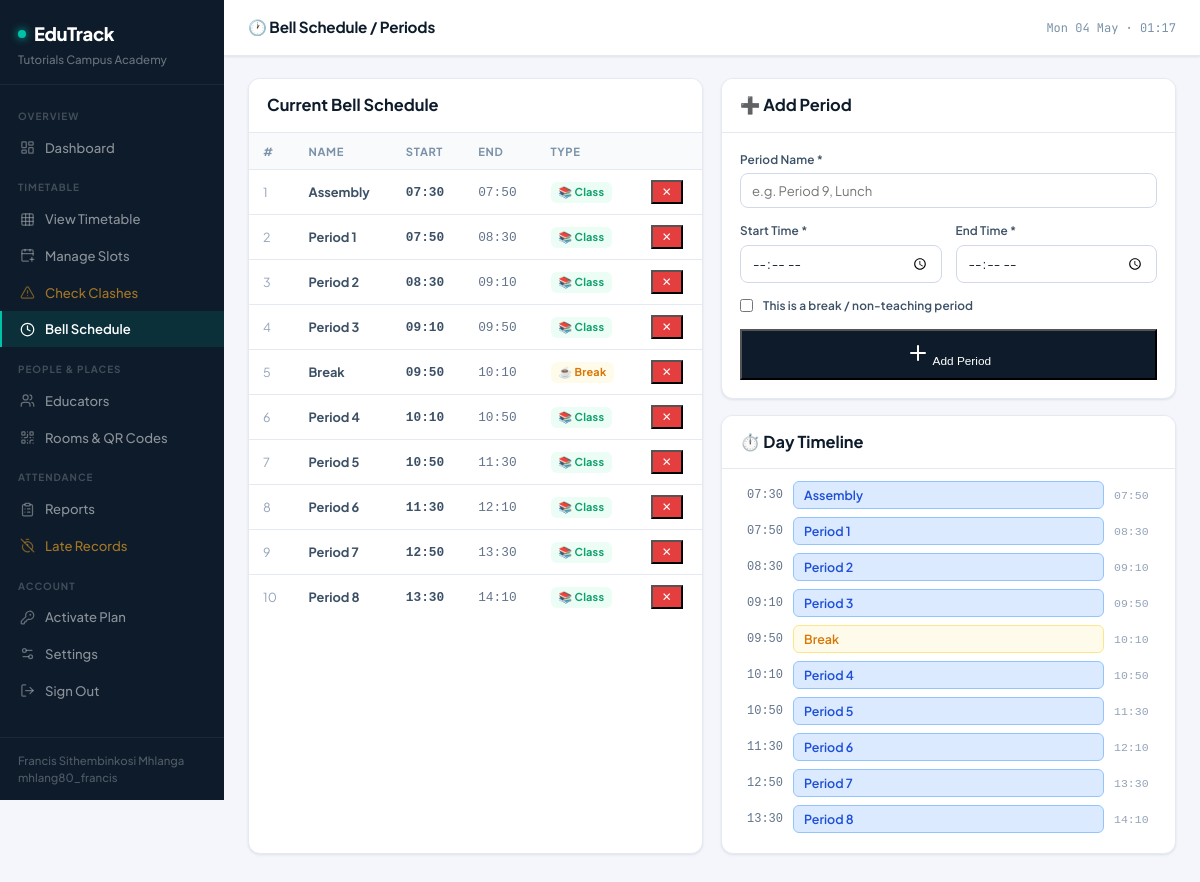
The app's page /periods (signed in) with its own data.
### tables this page shows
CREATE TABLE periods (
            id         INTEGER PRIMARY KEY AUTOINCREMENT,
            school_id  INTEGER NOT NULL REFERENCES schools(id),
            name       TEXT NOT NULL,
            start_time TEXT NOT NULL,
            end_time   TEXT NOT NULL,
            is_break   INTEGER DEFAULT 0
        );

### app.py (the view)
@app.route("/periods")
@school_required
def periods():
    sid = session["school_id"]
    with get_db() as db:
        all_p = db.execute("SELECT * FROM periods WHERE school_id=? ORDER BY start_time", (sid,)).fetchall()
    return render_template("periods.html", periods=all_p)

### app.py (called while the page is built)
@app.context_processor
def inject_globals():
    return {"now": datetime.now, "platform": PLATFORM_NAME}

def get_db():
    conn = sqlite3.connect(str(DB_PATH))
    conn.row_factory = sqlite3.Row
    conn.execute("PRAGMA journal_mode=WAL")
    conn.execute("PRAGMA foreign_keys=ON")
    return conn

def school_required(f):
    @wraps(f)
    def decorated(*args, **kwargs):
        if not session.get("school_logged_in"):
            return redirect(url_for("school_login"))
        return f(*args, **kwargs)
    return decorated

### templates/periods.html (shortened to what this page needs)
{% extends "base.html" %}
{% block page_title %}🕐 Bell Schedule / Periods{% endblock %}
{% block content %}
<div style="display:grid;grid-template-columns:1fr 1fr;gap:18px">
  <div class="card">
    <div class="card-header"><h3>Current Bell Schedule</h3></div>
    <div class="table-wrap">
      <table>
        <thead><tr><th>#</th><th>Name</th><th>Start</th><th>End</th><th>Type</th><th></th></tr></thead>
        <tbody>
        {% for p in periods %}
        <tr>
          <td style="color:#94a3b8;font-size:.78rem">{{ loop.index }}</td>
          <td><strong>{{ p.name }}</strong></td>
          <td style="font-weight:600;font-family:monospace">{{ p.start_time }}</td>
          <td style="font-family:monospace;color:#64748b">{{ p.end_time }}</td>
          <td>
            {% if p.is_break %}<span class="badge badge-warn">☕ Break</span>
            {% else %}<span class="badge badge-success">📚 Class</span>{% endif %}
          </td>
          <td>
            <form method="POST" action="{{ url_for('delete_period', pid=p.id) }}"
                  onsubmit="return confirm('Delete {{ p.name }}?')">
              <button type="submit" class="btn-sm btn-danger" style="padding:3px 9px">✕</button>
            </form>
          </td>
        </tr>
        {% endfor %}
        </tbody>
      </table>
    </div>
  </div>
  <div>
    <div class="card">
      <div class="card-header"><h3>➕ Add Period</h3></div>
      <div class="card-body">
        <form method="POST" action="{{ url_for('add_period') }}">
          <div class="form-group">
            <label>Period Name *</label>
            <input type="text" name="name" required placeholder="e.g. Period 9, Lunch">
          </div>
          <div class="form-grid-2">
            <div class="form-group">
              <label>Start Time *</label>
              <input type="time" name="start_time" required>
            </div>
            <div class="form-group">
              <label>End Time *</label>
              <input type="time" name="end_time" required>
            </div>
          </div>
          <div class="form-group">
            <label style="display:flex;align-items:center;gap:10px;cursor:pointer">
              <input type="checkbox" name="is_break" style="width:auto;margin:0">
              This is a break / non-teaching period
            </label>
          </div>
          <button type="submit" class="btn-sm btn-primary" style="width:100%;padding:10px">
            <i data-lucide="plus"></i> Add Period
          </button>
        </form>
      </div>
    </div>
    <div class="card">
      <div class="card-header"><h3>⏱️ Day Timeline</h3></div>
      <div class="card-body" style="padding:12px 16px">
        {% for p in periods %}
        <div style="display:flex;align-items:center;gap:10px;margin-bottom:8px">
          <div style="font-family:monospace;font-size:.75rem;color:#64748b;width:45px;
               text-align:right;flex-shrink:0">{{ p.start_time }}</div>
          <div style="flex:1;height:28px;border-radius:6px;display:flex;align-items:center;
               padding:0 10px;font-size:.78rem;font-weight:600;
               {% if p.is_break %}background:#fffbeb;color:#d97706;border:1px solid #fde68a
               {% else %}background:#dbeafe;color:#1d4ed8;border:1px solid #93c5fd{% endif %}">
            {{ p.name }}
          </div>
          <div style="font-family:monospace;font-size:.72rem;color:#94a3b8;width:45px;flex-shrink:0">
            {{ p.end_time }}
          </div>
        </div>
        {% endfor %}
      </div>
    </div>
  </div>
</div>
{% endblock %}

### templates/base.html (shortened to what this page needs)
<!DOCTYPE html>
<html lang="en">
<head>
</head>
<body>
<aside class="sidebar">
  <div class="sidebar-brand">
    <div class="brand-name">
      <span class="brand-dot"></span>
      EduTrack
    </div>
    <div class="brand-school">{{ session.school_name or 'Dashboard' }}</div>
  </div>
  <nav class="sidebar-nav">
    <div class="nav-group-label">Overview</div>
    <a href="{{ url_for('school_dashboard') }}"
       class="nav-item {% if request.endpoint=='school_dashboard' %}active{% endif %}">
      <i data-lucide="layout-dashboard"></i> Dashboard
    </a>
    <div class="nav-group-label">Timetable</div>
    <a href="{{ url_for('timetable_view') }}"
       class="nav-item {% if request.endpoint=='timetable_view' %}active{% endif %}">
      <i data-lucide="grid-3x3"></i> View Timetable
    </a>
    <a href="{{ url_for('timetable') }}"
       class="nav-item {% if request.endpoint=='timetable' %}active{% endif %}">
      <i data-lucide="calendar-plus"></i> Manage Slots
    </a>
    <a href="{{ url_for('check_clashes') }}"
       class="nav-item warn-item {% if request.endpoint=='check_clashes' %}active{% endif %}">
      <i data-lucide="alert-triangle"></i> Check Clashes
    </a>
    <a href="{{ url_for('periods') }}"
       class="nav-item {% if request.endpoint=='periods' %}active{% endif %}">
      <i data-lucide="clock"></i> Bell Schedule
    </a>
    <div class="nav-group-label">People & Places</div>
    <a href="{{ url_for('teachers') }}"
       class="nav-item {% if request.endpoint=='teachers' %}active{% endif %}">
      <i data-lucide="users"></i> Educators
    </a>
    <a href="{{ url_for('rooms') }}"
       class="nav-item {% if request.endpoint=='rooms' %}active{% endif %}">
      <i data-lucide="qr-code"></i> Rooms & QR Codes
    </a>
    <div class="nav-group-label">Attendance</div>
    <a href="{{ url_for('attendance') }}"
       class="nav-item {% if request.endpoint=='attendance' %}active{% endif %}">
      <i data-lucide="clipboard-list"></i> Reports
    </a>
    <a href="{{ url_for('attendance') }}?in_status=LATE"
       class="nav-item warn-item">
      <i data-lucide="timer-off"></i> Late Records
    </a>
    <div class="nav-group-label">Account</div>
    <a href="{{ url_for('activate') }}"
       class="nav-item {% if request.endpoint=='activate' %}active{% endif %}">
      <i data-lucide="key-round"></i> Activate Plan
    </a>
    <a href="{{ url_for('school_settings') }}"
       class="nav-item {% if request.endpoint=='school_settings' %}active{% endif %}">
      <i data-lucide="settings-2"></i> Settings
    </a>
    <a href="{{ url_for('school_logout') }}" class="nav-item">
      <i data-lucide="log-out"></i> Sign Out
    </a>
  </nav>
  <div class="sidebar-footer">
    {{ session.admin_name }}<br>{{ session.admin_username }}
  </div>
</aside>
<div class="main">
  <header class="topbar">
    <h1 class="topbar-title">{% block page_title %}Dashboard{% endblock %}</h1>
    <div class="topbar-right">
      <span class="topbar-time">{{ now().strftime('%a %d %b · %H:%M') }}</span>
    </div>
  </header>
  <div class="content">
    {% block content %}{% endblock %}
  </div>
</div>
</body>
</html>

### records on screen
periods: name "Assembly", start_time "07:30", end_time "07:50", is_break "📚 Class"
periods: name "Period 1", start_time "07:50", end_time "08:30", is_break "📚 Class"
periods: name "Period 2", start_time "08:30", end_time "09:10", is_break "📚 Class"
periods: name "Period 3", start_time "09:10", end_time "09:50", is_break "📚 Class"
periods: name "Break", start_time "09:50", end_time "10:10", is_break "☕ Break"
periods: name "Period 4", start_time "10:10", end_time "10:50", is_break "📚 Class"
periods: name "Period 5", start_time "10:50", end_time "11:30", is_break "📚 Class"
periods: name "Period 6", start_time "11:30", end_time "12:10", is_break "📚 Class"
periods: name "Period 7", start_time "12:50", end_time "13:30", is_break "📚 Class"
periods: name "Period 8", start_time "13:30", end_time "14:10", is_break "📚 Class"

### other values on screen
{{ session.school_name or 'Dashboard' }} "Tutorials Campus Academy"
{{ session.admin_name }} "Francis Sithembinkosi Mhlanga"
{{ session.admin_username }} "mhlang80_francis"
